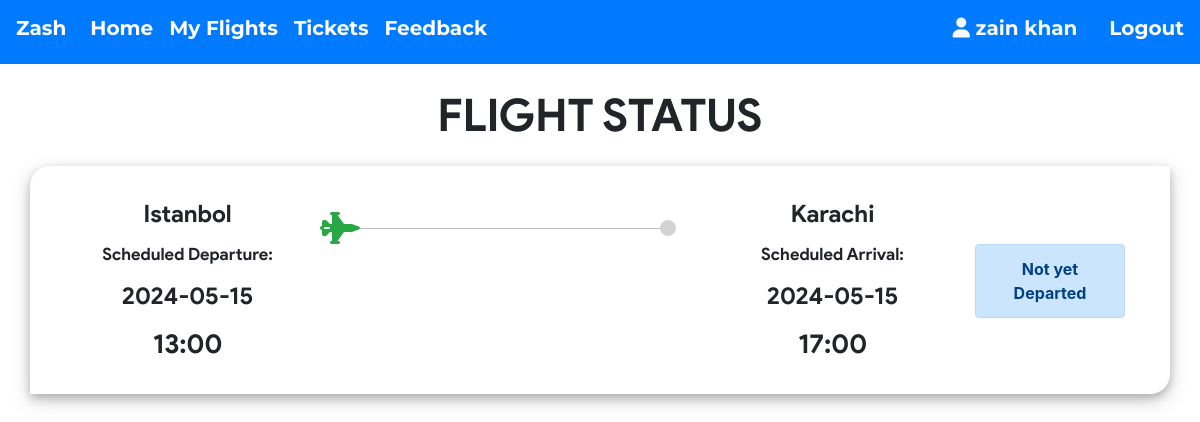
Page /my_flights.php (signed in) on the committed database.
### tables this page shows
CREATE TABLE `ticket` (
  `ticket_id` int(11) NOT NULL,
  `passenger_id` int(11) NOT NULL,
  `flight_id` int(11) NOT NULL,
  `user_id` int(11) NOT NULL,
  `seat_no` varchar(10) NOT NULL,
  `cost` int(11) NOT NULL,
  `class` varchar(3) NOT NULL
);

CREATE TABLE `flight` (
  `flight_id` int(11) NOT NULL,
  `admin_id` int(11) NOT NULL,
  `arrivale` datetime NOT NULL,
  `departure` datetime NOT NULL,
  `Destination` varchar(20) NOT NULL,
  `source` varchar(20) NOT NULL,
  `airline` varchar(20) NOT NULL,
  `Seats` varchar(110) NOT NULL,
  `duration` varchar(20) NOT NULL,
  `Price` int(11) NOT NULL,
  `status` varchar(6) DEFAULT NULL,
  `issue` varchar(50) DEFAULT NULL,
  `last_seat` varchar(5) DEFAULT '',
  `bus_seats` int(11) DEFAULT 20,
  `last_bus_seat` varchar(5) DEFAULT ''
);

### my_flights.php (the view, shortened to what this page needs)
<?php if(isset($_SESSION['userId'])) {
    require 'helpers/init_conn_db.php';
?>
<main>
    <div class="container">
    <h1 class="text-center  mt-4 mb-4">FLIGHT STATUS</h1>
    <?php
    $sql_t = 'SELECT * FROM Ticket WHERE user_id=?';
    $stmt_t = mysqli_stmt_init($conn);
    if(!mysqli_stmt_prepare($stmt_t,$sql_t)) {
        header('Location: ticket.php?error=sqlerror');
        exit();
    } else {
        mysqli_stmt_bind_param($stmt_t,'i',$_SESSION['userId']);
        mysqli_stmt_execute($stmt_t);
        $result_t = mysqli_stmt_get_result($stmt_t);
        while($row_t = mysqli_fetch_assoc($result_t)) {
            $sql = 'SELECT * FROM Passenger_profile WHERE passenger_id=?';
            $stmt = mysqli_stmt_init($conn);
            if(!mysqli_stmt_prepare($stmt,$sql)) {
                header('Location: my_flights.php?error=sqlerror');
                exit();
            } else {
                mysqli_stmt_bind_param($stmt,'i',$row_t['passenger_id']);
                mysqli_stmt_execute($stmt);
                $result = mysqli_stmt_get_result($stmt);
                if ($row = mysqli_fetch_assoc($result)) {
                    $sql_f = 'SELECT * FROM Flight WHERE flight_id=? ';
                    $stmt_f = mysqli_stmt_init($conn);
                    if(!mysqli_stmt_prepare($stmt_f,$sql_f)) {
                        header('Location: my_flights.php?error=sqlerror');
                        exit();
                    } else {
                        mysqli_stmt_bind_param($stmt_f,'i',$row_t['flight_id']);
                        mysqli_stmt_execute($stmt_f);
                        $result_f = mysqli_stmt_get_result($stmt_f);
                        if($row_f = mysqli_fetch_assoc($result_f)) {
                            $date_time_dep = $row_f['departure'];
                            $date_dep = substr($date_time_dep,0,10);
                            $time_dep = substr($date_time_dep,10,6) ;
                            $date_time_arr = $row_f['arrivale'];
                            $date_arr = substr($date_time_arr,0,10);
                            $time_arr = substr($date_time_arr,10,6) ;
                            if($row_f['status'] === '') {
                                $status = "Not yet Departed";
                                $alert = 'alert-primary';
                            } else if($row_f['status'] === 'dep') {
                                $status = "Departed";
                                $alert = 'alert-info';
                            } else if($row_f['status'] === 'issue') {
                                $status = "Delayed";
                                $alert = 'alert-danger';
                            } else if($row_f['status'] === 'arr') {
                                $status = "Arrived";
                                $alert = 'alert-success';
                            }
                            echo '
                            <div class="row out mb-5 ">
                                <div class="col-md-4 order-lg-3 order-md-1"> ';
                                if($row_f['status'] === 'arr') {
                                    echo '
                                    <div class="row">
                                        <div class="col-1 p-0 m-0">
                                            <i class="fa fa-circle mt-4 text-success"
                                                style="float: right;"></i>
                                        </div>
                                        <div class="col-10 p-0 m-0 mt-3" style="float: right;">
                                            <hr class="bg-success">
                                        </div>
                                        <div class="col-1 p-0 m-0">
                                            <i class="fa fa-2x fa-fighter-jet mt-3 text-success"
                                                ></i>
                                        </div>
                                    </div>
                                    ';
                                } else {
                                    echo '
                                    <div class="row">
                                        <div class="col-1 p-0 m-0">
                                            <i class="fa fa-2x fa-fighter-jet mt-3 text-success"
                                                style="float: right;"></i>
                                        </div>
                                        <div class="col-10 p-0 m-0 mt-3" style="float: right;">
                                            <hr style="background-color: lightgrey;">
                                        </div>
                                        <div class="col-1 p-0 m-0">
                                            <i class="fa fa-circle mt-4"
                                                style="color: lightgrey;"></i>
                                        </div>
                                    </div>
                                    ';
                                }
                                    echo '
                                </div>
                                <div class="col-md-3 col-6 order-md-2 pl-0 text-center
                                    order-lg-2 card-dep">
                                    <p class="city">'.$row_f['source'].'</p>
                                    <p class="stat">Scheduled Departure:</p>
                                    <p class="date">'.$date_dep.'</p>
                                    <p class="time">'.$time_dep.'</p>
                                </div>
                                <div class="col-md-3 col-6 order-md-4 pr-0 text-center
                                    order-lg-4 card-arr"
                                    style="float: right;">
                                    <p class="city">'.$row_f['Destination'].'</p>
                                    <p class="stat">Scheduled Arrival:</p>
                                    <p class="date">'.$date_arr.'</p>
                                    <p class="time">'.$time_arr.'</p>
                                </div>
                                <div class="col-lg-2 order-md-12">
                                    <div class="alert '.$alert.' mt-5 text-center"
                                        role="alert">
                                        '.$status.'
                                    </div>
                                </div>
                            </div> ';
                        }
                    }
                }
            }
        }
    }
    ?>
</div>
</main>
<?php } ?>

### my_flights.php (style rules this page uses)
body { background: transparent; }
div.out { padding: 30px; box-shadow: 0 4px 8px 0 rgba(0, 0, 0, 0.2), 0 6px 20px 0 rgba(0, 0, 0, 0.19); border-top-left-radius: 20px; border-bottom-right-radius: 20px; }
.city { font-size: 24px; }
p { margin-bottom: 10px; font-family: product sans; }
.alert { font-weight: bold; }
.date { font-size: 24px; }
.time { font-size: 27px; margin-bottom: 0px; }
.stat { font-size: 17px; }
h1 { font-weight: lighter !important; font-size: 45px !important; margin-bottom: 20px; font-family :'product sans' !important; font-weight: bolder; }
.row { background-color: white; }

### rows in the picture
ticket: flight.source "Istanbol", flight.departure "2024-05-15", flight.departure "13:00", flight.Destination "Karachi", flight.arrivale "2024-05-15", flight.arrivale "17:00", flight.status "Not yet Departed"

### other values in the picture
$_SESSION['userUid'] "zain khan"
